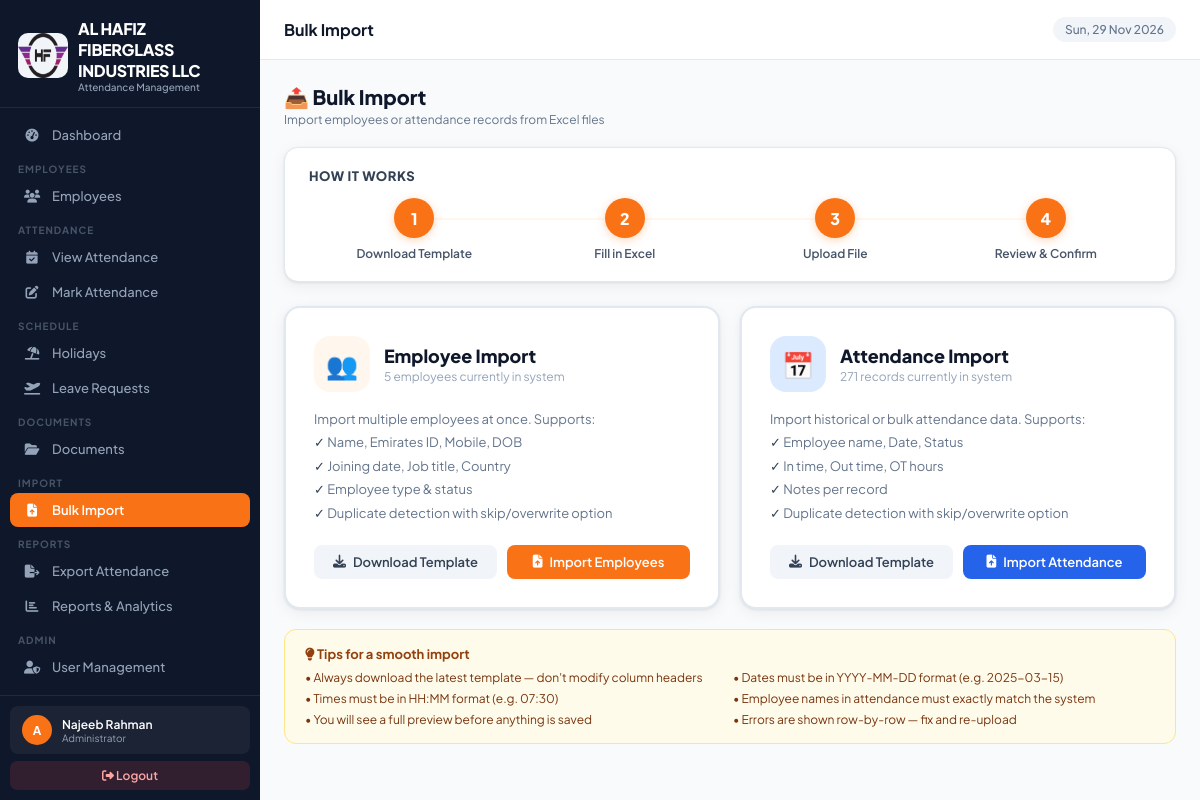
/import/ (signed in), run on the app's committed database.
### attendance_app/models.py (models this page shows, shortened)
class CompanySettings(models.Model):
    company_name    = models.CharField(max_length=200, default='Your Company Name')
    company_address = models.TextField(default='Your Address, Dubai, UAE')
    company_phone   = models.CharField(max_length=50, blank=True, default='')
    company_email   = models.EmailField(blank=True, default='')
    company_website = models.URLField(blank=True, default='')
    company_trn     = models.CharField(max_length=50, blank=True, default='', verbose_name='TRN / Tax No.')
    logo            = models.ImageField(upload_to='company/', blank=True, null=True)
    default_in_time  = models.TimeField(default=datetime.time(7, 0))
    default_out_time = models.TimeField(default=datetime.time(17, 0))
    work_days        = models.CharField(
        max_length=20, default='Mon-Sat',
        help_text='e.g. Mon-Sat, Mon-Fri'
    )
    weekend_day      = models.CharField(
        max_length=20, default='Sunday',
        choices=[('Sunday','Sunday'),('Friday','Friday'),('Saturday','Saturday'),('Friday-Saturday','Fri & Sat')],
    )
    timezone_name    = models.CharField(max_length=60, default='Asia/Dubai')
    date_format      = models.CharField(
        max_length=20, default='d-m-Y',
        choices=[('d-m-Y','DD-MM-YYYY'),('m/d/Y','MM/DD/YYYY'),('Y-m-d','YYYY-MM-DD')],
    )
    updated_at       = models.DateTimeField(auto_now=True)
    class Meta:
        verbose_name = 'Company Settings'
    @classmethod
    def get_settings(cls):
        obj, _ = cls.objects.get_or_create(pk=1)
        return obj

### attendance_app/views.py (the view)
# urls.py: path('import/', views.import_hub, name='import_hub'),
@login_required
def import_hub(request):
    if not has_perm(request.user, 'employee_add'):
        messages.error(request, 'Access denied.')
        return redirect('dashboard')
    total_emp = Employee.objects.count()
    total_att = Attendance.objects.count()
    return render(request, 'attendance_app/import_hub.html', {
        'total_emp': total_emp,
        'total_att': total_att,
    })

### attendance_app/templates/attendance_app/import_hub.html (shortened to what this page needs)
{% extends 'attendance_app/base.html' %}
{% block page_title %}Bulk Import{% endblock %}
{% block content %}
<div class="page-header">
  <div>
    <div class="page-header-title">📤 Bulk Import</div>
    <div class="page-header-sub">Import employees or attendance records from Excel files</div>
  </div>
</div>
<div style="background:white;border-radius:14px;padding:20px 24px;margin-bottom:24px;box-shadow:var(--shadow);border:1px solid var(--slate-200)">
  <div style="font-size:13px;font-weight:800;color:var(--slate-700);margin-bottom:14px;text-transform:uppercase;letter-spacing:.5px">How It Works</div>
  <div style="display:grid;grid-template-columns:repeat(4,1fr);gap:0;position:relative">
    <div style="position:absolute;top:20px;left:12.5%;right:12.5%;height:2px;background:var(--orange-pale);z-index:0"></div>
    <div style="display:flex;flex-direction:column;align-items:center;gap:8px;position:relative;z-index:1">
      <div style="width:40px;height:40px;border-radius:50%;background:var(--orange);display:flex;align-items:center;justify-content:center;font-size:16px;color:white;font-weight:800;box-shadow:0 2px 8px rgba(249,115,22,.3)">1</div>
      <div style="font-size:12px;font-weight:600;color:var(--slate-600);text-align:center">Download Template</div>
    </div>
    <div style="display:flex;flex-direction:column;align-items:center;gap:8px;position:relative;z-index:1">
      <div style="width:40px;height:40px;border-radius:50%;background:var(--orange);display:flex;align-items:center;justify-content:center;font-size:16px;color:white;font-weight:800;box-shadow:0 2px 8px rgba(249,115,22,.3)">2</div>
      <div style="font-size:12px;font-weight:600;color:var(--slate-600);text-align:center">Fill in Excel</div>
    </div>
    <div style="display:flex;flex-direction:column;align-items:center;gap:8px;position:relative;z-index:1">
      <div style="width:40px;height:40px;border-radius:50%;background:var(--orange);display:flex;align-items:center;justify-content:center;font-size:16px;color:white;font-weight:800;box-shadow:0 2px 8px rgba(249,115,22,.3)">3</div>
      <div style="font-size:12px;font-weight:600;color:var(--slate-600);text-align:center">Upload File</div>
    </div>
    <div style="display:flex;flex-direction:column;align-items:center;gap:8px;position:relative;z-index:1">
      <div style="width:40px;height:40px;border-radius:50%;background:var(--orange);display:flex;align-items:center;justify-content:center;font-size:16px;color:white;font-weight:800;box-shadow:0 2px 8px rgba(249,115,22,.3)">4</div>
      <div style="font-size:12px;font-weight:600;color:var(--slate-600);text-align:center">Review &amp; Confirm</div>
    </div>
  </div>
</div>
<div style="display:grid;grid-template-columns:1fr 1fr;gap:20px">
  <div style="background:white;border-radius:16px;padding:28px;box-shadow:var(--shadow);border:2px solid var(--slate-200)">
    <div style="display:flex;align-items:center;gap:14px;margin-bottom:16px">
      <div style="width:56px;height:56px;border-radius:16px;background:var(--orange-pale);display:flex;align-items:center;justify-content:center;font-size:26px;flex-shrink:0">👥</div>
      <div>
        <div style="font-size:18px;font-weight:800;color:var(--slate-900)">Employee Import</div>
        <div style="font-size:12px;color:var(--slate-400);margin-top:2px">{{ total_emp }} employees currently in system</div>
      </div>
    </div>
    <div style="font-size:13px;color:var(--slate-500);line-height:1.8;margin-bottom:20px">
      Import multiple employees at once. Supports:<br>
      <span style="color:var(--slate-700)">✓</span> Name, Emirates ID, Mobile, DOB<br>
      <span style="color:var(--slate-700)">✓</span> Joining date, Job title, Country<br>
      <span style="color:var(--slate-700)">✓</span> Employee type & status<br>
      <span style="color:var(--slate-700)">✓</span> Duplicate detection with skip/overwrite option
    </div>
    <div style="display:flex;gap:10px">
      <a href="{% url 'import_employees_template' %}" class="btn btn-secondary" style="font-size:13px;flex:1;justify-content:center">
        <i class="fas fa-download"></i> Download Template
      </a>
      <a href="{% url 'import_employees' %}" class="btn btn-primary" style="font-size:13px;flex:1;justify-content:center">
        <i class="fas fa-file-arrow-up"></i> Import Employees
      </a>
    </div>
  </div>
  <div style="background:white;border-radius:16px;padding:28px;box-shadow:var(--shadow);border:2px solid var(--slate-200)">
    <div style="display:flex;align-items:center;gap:14px;margin-bottom:16px">
      <div style="width:56px;height:56px;border-radius:16px;background:#dbeafe;display:flex;align-items:center;justify-content:center;font-size:26px;flex-shrink:0">📅</div>
      <div>
        <div style="font-size:18px;font-weight:800;color:var(--slate-900)">Attendance Import</div>
        <div style="font-size:12px;color:var(--slate-400);margin-top:2px">{{ total_att }} records currently in system</div>
      </div>
    </div>
    <div style="font-size:13px;color:var(--slate-500);line-height:1.8;margin-bottom:20px">
      Import historical or bulk attendance data. Supports:<br>
      <span style="color:var(--slate-700)">✓</span> Employee name, Date, Status<br>
      <span style="color:var(--slate-700)">✓</span> In time, Out time, OT hours<br>
      <span style="color:var(--slate-700)">✓</span> Notes per record<br>
      <span style="color:var(--slate-700)">✓</span> Duplicate detection with skip/overwrite option
    </div>
    <div style="display:flex;gap:10px">
      <a href="{% url 'import_attendance_template' %}" class="btn btn-secondary" style="font-size:13px;flex:1;justify-content:center">
        <i class="fas fa-download"></i> Download Template
      </a>
      <a href="{% url 'import_attendance' %}" class="btn btn-primary" style="background:#2563eb;border-color:#2563eb;font-size:13px;flex:1;justify-content:center">
        <i class="fas fa-file-arrow-up"></i> Import Attendance
      </a>
    </div>
  </div>
</div>
<div style="margin-top:20px;background:#fffbeb;border:1.5px solid #fde68a;border-radius:12px;padding:16px 20px">
  <div style="font-size:13px;font-weight:700;color:#92400e;margin-bottom:8px"><i class="fas fa-lightbulb"></i> Tips for a smooth import</div>
  <div style="display:grid;grid-template-columns:1fr 1fr;gap:6px;font-size:12px;color:#78350f">
    <div>• Always download the latest template — don't modify column headers</div>
    <div>• Dates must be in YYYY-MM-DD format (e.g. 2025-03-15)</div>
    <div>• Times must be in HH:MM format (e.g. 07:30)</div>
    <div>• Employee names in attendance must exactly match the system</div>
    <div>• You will see a full preview before anything is saved</div>
    <div>• Errors are shown row-by-row — fix and re-upload</div>
  </div>
</div>
{% endblock %}

### attendance_app/templates/attendance_app/base.html (shortened to what this page needs)
{% load static %}
{% load attendance_tags %}
<!DOCTYPE html>
<html lang="en">
<head>
<link rel="stylesheet" href="https://cdnjs.cloudflare.com/ajax/libs/font-awesome/6.5.0/css/all.min.css">
</head>
<body>
<nav class="sidebar" id="sidebar">
  <div class="sidebar-logo">
    <div class="brand">
      <div class="logo-icon"> {% if company.logo %}
<img src="{{ company.logo.url }}" class="logoimg">
{% endif %} </div>
      <div><div class="brand-name">{{ company.company_name }}</div><div class="brand-sub">Attendance Management</div></div>
    </div>
  </div>
  <div class="sidebar-nav">
    {% if 'dashboard_view' in user_perms or is_admin %}
    <a href="{% url 'dashboard' %}" class="nav-item {% if request.resolver_match.url_name == 'dashboard' %}active{% endif %}" onclick="closeSidebar()">
      <span class="nav-icon"><i class="fas fa-gauge-high"></i></span> Dashboard
    </a>
    {% endif %}
    {% if 'employee_view' in user_perms or is_admin %}
    <div class="nav-label">Employees</div>
    <a href="{% url 'employee_list' %}" class="nav-item {% if 'employee' in request.resolver_match.url_name %}active{% endif %}" onclick="closeSidebar()">
      <span class="nav-icon"><i class="fas fa-users"></i></span> Employees
    </a>
    {% endif %}
    {% if 'attendance_view' in user_perms or is_admin %}
    <div class="nav-label">Attendance</div>
    <a href="{% url 'attendance_list' %}" class="nav-item {% if request.resolver_match.url_name == 'attendance_list' %}active{% endif %}" onclick="closeSidebar()">
      <span class="nav-icon"><i class="fas fa-calendar-check"></i></span> View Attendance
    </a>
    {% endif %}
    {% if 'attendance_add' in user_perms or is_admin %}
    <a href="{% url 'attendance_mark' %}" class="nav-item {% if request.resolver_match.url_name == 'attendance_mark' %}active{% endif %}" onclick="closeSidebar()">
      <span class="nav-icon"><i class="fas fa-pen-to-square"></i></span> Mark Attendance
    </a>
    {% endif %}
    {% if 'holiday_view' in user_perms or is_admin %}
    <div class="nav-label">Schedule</div>
    <a href="{% url 'holiday_list' %}" class="nav-item {% if 'holiday' in request.resolver_match.url_name %}active{% endif %}" onclick="closeSidebar()">
      <span class="nav-icon"><i class="fas fa-umbrella-beach"></i></span> Holidays
    </a>
    {% endif %}
    {% if 'leave_view' in user_perms or is_admin %}
    <a href="{% url 'leave_list' %}" class="nav-item {% if 'leave' in request.resolver_match.url_name %}active{% endif %}" onclick="closeSidebar()">
      <span class="nav-icon"><i class="fas fa-plane-departure"></i></span> Leave Requests
    </a>
    {% endif %}
    {% if 'employee_view' in user_perms or is_admin %}
    <div class="nav-label">Documents</div>
    <a href="{% url 'document_list' %}" class="nav-item {% if 'document' in request.resolver_match.url_name or 'doctype' in request.resolver_match.url_name %}active{% endif %}" onclick="closeSidebar()">
      <span class="nav-icon"><i class="fas fa-folder-open"></i></span> Documents
    </a>
    {% endif %}
    {% if is_admin or 'employee_add' in user_perms %}
    <div class="nav-label">Import</div>
    <a href="{% url 'import_hub' %}" class="nav-item {% if 'import' in request.resolver_match.url_name %}active{% endif %}" onclick="closeSidebar()">
      <span class="nav-icon"><i class="fas fa-file-arrow-up"></i></span> Bulk Import
    </a>
    {% endif %}
    {% if 'export_view' in user_perms or is_admin %}
    <div class="nav-label">Reports</div>
    <a href="{% url 'export_attendance' %}" class="nav-item {% if request.resolver_match.url_name == 'export_attendance' %}active{% endif %}" onclick="closeSidebar()">
      <span class="nav-icon"><i class="fas fa-file-export"></i></span> Export Attendance
    </a>
    <a href="{% url 'reports' %}" class="nav-item {% if 'report' in request.resolver_match.url_name %}active{% endif %}" onclick="closeSidebar()">
      <span class="nav-icon"><i class="fas fa-chart-bar"></i></span> Reports & Analytics
    </a>
    {% endif %}
    {% if is_admin or 'user_manage' in user_perms %}
    <div class="nav-label">Admin</div>
    <a href="{% url 'user_list' %}" class="nav-item {% if 'user' in request.resolver_match.url_name %}active{% endif %}" onclick="closeSidebar()">
      <span class="nav-icon"><i class="fas fa-user-shield"></i></span> User Management
    </a>
    {% endif %}
    {% if 'activity_view' in user_perms or is_admin %}
    <a href="{% url 'activity_log' %}" class="nav-item {% if request.resolver_match.url_name == 'activity_log' %}active{% endif %}" onclick="closeSidebar()">
      <span class="nav-icon"></span> Activity Log
    </a>
    {% endif %}
  </div>
  <div class="sidebar-bottom">
    <div class="user-card">
      <div class="user-avatar">{{ request.user.username|first|upper }}</div>
      <div class="user-info">
        <div class="user-name">{{ request.user.get_full_name|default:request.user.username }}</div>
        <div class="user-role">{% if request.user.is_superuser %}Administrator{% else %}Staff{% endif %}</div>
      </div>
    </div>
    <a href="{% url 'logout' %}" class="logout-btn"><i class="fas fa-sign-out-alt"></i> Logout</a>
  </div>
</nav>
<div class="main">
  <div class="topbar">
    <div class="topbar-left">
      <div class="topbar-title">{% block page_title %}Dashboard{% endblock %}</div>
    </div>
    <div class="topbar-right">
      <span class="topbar-date" id="topbar-date"></span>
    </div>
  </div>
  <div class="page-content">
    {% block content %}{% endblock %}
  </div>
</div>
</body>
</html>

### data on the page
CompanySettings: logo (picture), company_name "AL HAFIZ FIBERGLASS INDUSTRIES LLC"

### other printed values
{{ request.user.username|first|upper }} "A"
{{ request.user.get_full_name|default:request.user.username }} "Najeeb Rahman"
{{ total_emp }} "5"
{{ total_att }} "271"
